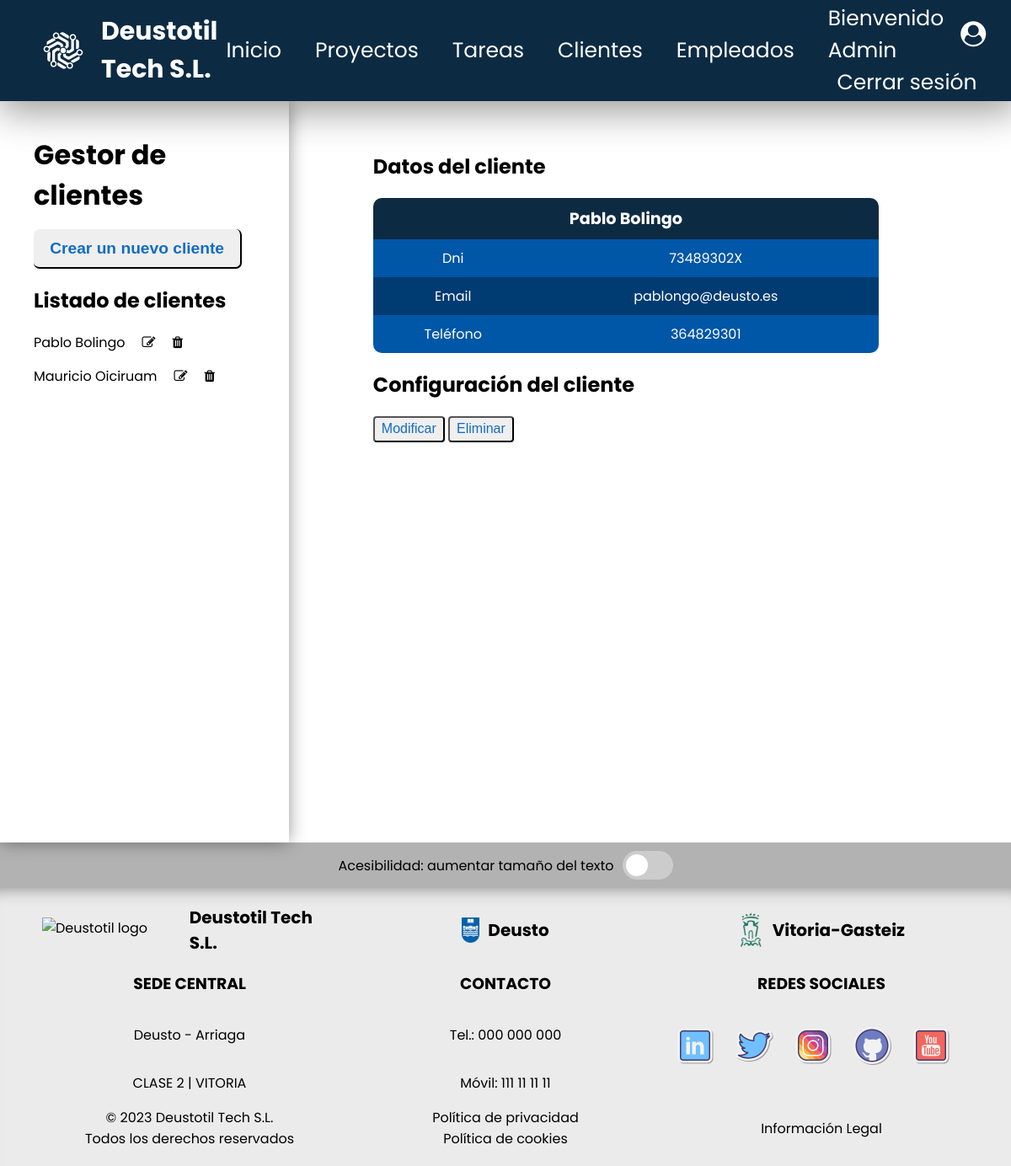
Page /appProyectos/clientes/1 (signed in) on the committed database.
### appProyectos/models.py (models this page shows, shortened)
class Cliente(models.Model):
    dni = models.CharField(max_length=9)
    nombre = models.CharField(max_length=155)
    apellido = models.CharField(max_length=155)
    email = models.EmailField(max_length=155)
    telefono = models.IntegerField()

### appProyectos/views.py (the view)
# urls.py: path('clientes/<int:pk>', views.ClienteDetailView.as_view(), name='cliente'),
class ClienteDetailView(LoginRequiredMixin, DetailView):
    model = Cliente
    def get_context_data(self, **kwargs):
        context = super().get_context_data(**kwargs)
        context['cliente_list'] = Cliente.objects.order_by('id')
        return context

### appProyectos/templates/appProyectos/cliente_detail.html (shortened to what this page needs)
{% extends "appProyectos/cliente_list.html" %}
{% block vista %}
    <h2>Datos del cliente</h2>
    {% if cliente %}
        <table>
            <thead>
                <tr>
                    <th colspan="2">{{ cliente.nombre }} {{ cliente.apellido }}</th>
                </tr>
            </thead>
            <tbody>
                <tr>
                    <td>Dni</td>
                    <td>{{ cliente.dni }}</td>
                </tr>
                <tr>
                    <td>Email</td>
                    <td>{{ cliente.email }}</td>
                </tr>
                <tr>
                    <td>Teléfono</td>
                    <td>{{ cliente.telefono }}</td>
                </tr>
            </tbody>
        </table>
        <h2>Configuración del cliente</h2>
        <a href="{% url 'modificar cliente' cliente.id %}" class="button">
            <input class="button-small" type="button" value="Modificar">
        </a>
        <a href="{% url 'borrar cliente' cliente.id %}" class="button">
            <input class="button-small" type="button" value="Eliminar">
        </a>
    {% else %}
        <p>No existe este cliente.</p>
    {% endif %}
{% endblock vista %}

### appProyectos/templates/appProyectos/cliente_list.html (shortened to what this page needs)
{% extends "base.html" %}
{% block contenido %}
<div id="container-main">
    <aside>
        <div>
            <h1>Gestor de clientes</h1>
        </div>
        <div>
            <a href="{% url 'registrar cliente' %}" class="button">
                <input class="button-big" type="button" value="Crear un nuevo cliente">
            </a>
        </div>
        <div>
            <h2>Listado de clientes</h2>
            <nav>
            {% if cliente_list %}
            {% for c in cliente_list %}
            <div>
                <a href="{% url 'cliente' c.id %}">{{ c.nombre }} {{ c.apellido }}</a>
                <a href="{% url 'modificar cliente' c.id %}">
                    <i class="fa fa-pencil-square-o" aria-hidden="true"></i>
                </a>
                <a href="{% url 'borrar cliente' c.id %}">
                    <i class="fa fa-trash" aria-hidden="true"></i>
                </a>
            </div>
            {% endfor %}
            {% else %}
            <p>No hay clientes creados.</p>
            {% endif %}
            </nav>
        </div>
    </aside>
    <section>
        {% block vista %}{% endblock vista %}
    </section>
</div>
{% endblock contenido %}

### appProyectos/templates/base.html (shortened to what this page needs)
{% load static %}
<!DOCTYPE html>
<html lang="es">
<head>
    <link rel="stylesheet" href="{% static 'css/styles.css' %}?v=3.1">
    <link rel="stylesheet" href="https://cdnjs.cloudflare.com/ajax/libs/font-awesome/4.7.0/css/font-awesome.min.css">
</head>
<body>
    <header id="header-principal">
        <div>
            <a href="{% url 'index' 0 %}">
                <img src="{% static 'images/logo-white.png' %}" alt="Deustotil logo blue" />
                <span>Deustotil Tech S.L.</span>
            </a>
        </div>
        <nav>
            <ul>
                {% if request.user.is_authenticated %}
                <li>
                    <a href="{% url 'index' 0 %}">Inicio</a>
                </li>
                <li>
                    <a href="{% url 'index proyectos' %}">Proyectos</a>
                </li>
                <li>
                    <a href="{% url 'index tareas' %}">Tareas</a>
                </li>
                <li>
                    <a href="{% url 'index clientes' %}">Clientes</a>
                </li>
                <li>
                    <a href="{% url 'index empleados' %}">Empleados</a>
                </li>
                <div id="header-cuenta">
                <li>
                    <a href="{% url 'user' %}">Bienvenido {{ request.user | title }} <span><i class="fa fa-user-circle" aria-hidden="true"></i></span></a>
                </li>
                <li>
                    <a href="{% url 'logout' %}" class="btn btn-outline">Cerrar sesión</a>
                </li>
                </div>
	            {% endif %}
            </ul>
        </nav>
    </header>
    <main>
        {% block contenido %}
        {% endblock contenido %}
        <div id="accessibility-panel">
            <label for="switch-accessibility">Acesibilidad: aumentar tamaño del texto</label>
            <label class="switch">
                <span class="slider"></span>
            </label>
        </div>
    </main>
    <footer id="footer-principal">
        <div class="container-footer">
            <div class="item1-footer">
                <img src="{% static 'images/logo.png' %}" alt="Deustotil logo white">
                <span>Deustotil Tech S.L.</span>
            </div>
            <div class="item1-footer">
                <img src="{% static 'images/deusto-logo.png' %}" alt="Deusto logo">
                <span>Deusto</span>
            </div>
            <div class="item1-footer">
                <img id="logo-img-footer" src="{% static 'images/vitoria-logo.png' %}" alt="Vitoria-Gasteiz">
                <span >Vitoria-Gasteiz</span>
            </div>
        </div>
        <div class="container-footer">
            <div class="item2-footer">
                <h3>SEDE CENTRAL</h3>
                <p>Deusto - Arriaga</p>
                <p>CLASE 2 | VITORIA</p>
            </div>
            <div class="item2-footer">
                <h3>CONTACTO</h3>
                <a class="link-block" href="tel:000 000 000">
                    <p>Tel.: 000 000 000</p>
                </a>
                <a class="link-block" href="tel:111 111 111">
                    <p>Móvil: 111 11 11 11</p>
                </a>
            </div>
            <div class="item2-footer">
                <h3>REDES SOCIALES</h3>
                <div>
                    <ul>
                        <li>
                            <a href="">
                                <img src="{% static 'images/linkedin-logo.png' %}" alt="logo linkedin">
                            </a>
                        </li>
                        <li>
                            <a href="">
                                <img src="{% static 'images/twitter-logo.png' %}" alt="logo twitter">
                            </a>
                        </li>
                        <li>
                            <a href="">
                                <img src="{% static 'images/instagram-logo.png' %}" alt="logo instagram">
                            </a>
                        </li>
                        <li>
                            <a href="https://github.com/MauricioTS15/proyectoColaborativo">
                                <img src="{% static 'images/github-logo.png' %}" alt="logo github">
                            </a>
                        </li>
                        <li>
                            <a href="">
                                <img src="{% static 'images/youtube-logo.png' %}" alt="logo youtube">
                            </a>
                        </li>
                    </ul>
                </div>
            </div>
        </div>
        <div class="container-footer">
            <div class="item3-footer">
                <span>© 2023 Deustotil Tech S.L.</span>
                <span>Todos los derechos reservados</span>
            </div>
            <div class="item3-footer">
                <a class="link-block" href="">
                    <span>Política de privacidad</span>
                </a>
                <a class="link-block" href="">
                    <span>Política de cookies</span>
                </a>
            </div>
            <div class="item3-footer">
                <a class="link-block" href="">
                    <span>Información Legal</span>
                </a>
            </div>
        </div>
    </footer>
</body>
</html>

### appProyectos/static/css/styles.css (style rules this page uses)
#header-principal { position: fixed; background-color: #0C2B43; display: flex; width: 100%; justify-content: space-between; height: 120px; align-items: center; box-shadow: 4px 7px 45px 5px rgba(0, 0, 0, 0.4); }
#header-principal div { display: flex; align-items: center; }
#header-principal div a { display: flex; align-items: center; text-decoration: none; }
#header-principal div a img { display: flex; align-items: center; margin-left: 50px; height: 50px; }
#header-principal div a span { font-size: 30px; color: white; font-weight: bold; margin-left: 20px; }
#header-principal nav { font-size: 25px; cursor: pointer; margin-right: 50px; }
#header-principal nav ul { display: flex; list-style: none; align-items: center; }
#header-principal nav ul li { margin: 0 20px; }
#header-principal nav ul li a { color: white; text-decoration: none; }
#header-cuenta { display: flex; flex-direction: column; }
#footer-principal { background-color: rgb(235, 235, 235); margin: 0; width: 100%; box-shadow: 0 20px 20px -20px rgba(0, 0, 0, 0.45) inset; padding-top: 20px; padding-bottom: 20px; }
.container-footer { display: flex; justify-content: space-between; margin-left: 50px; margin-right: 50px; }
.item1-footer { display: flex; align-items: center; justify-content: center; width: 350px; }
.item1-footer img { height: 30px; }
.item1-footer span { font-size: 20px; font-weight: bold; margin-left: 10px; }
#logo-img-footer { height: 60px; }
.item2-footer { display: flex; flex-direction: column; align-items: center; width: 350px; }
.item2-footer ul { display: flex; padding-left: 0; }
.item2-footer ul li { display: flex; margin-right: 20px; }
.item2-footer ul li img { width: 50px; transition: transform .1s; }
.item3-footer { display: flex; width: 350px; flex-direction: column; justify-content: center; align-items: center; }
.link-block { text-decoration: none; color: black; }
body { font-family: 'Poppins', sans-serif; margin: 0 auto; }
main { padding-top: 120px; }
img { max-width: 100%; }
h1 { margin: 0 auto; }
.button { text-decoration: none; }
.button-big { border-radius: 7px; border-top: none; border-left: none; padding: 0.6em 1em; font-size: larger; font-weight: bold; color: rgb(17, 108, 194); transition: transform .1s; }
.button-small { border-radius: 4px; padding: 0.3em 0.5em; font-size: medium; color: rgb(17, 108, 194); transition: transform .1s; }
#container-main { display: flex; }
#container-main aside { padding: 40px; width: 28%; height: 100vh; box-shadow: 0px 0px 20px -1px rgba(0, 0, 0, 0.45); }
#container-main aside h1 { font-size: 2em; margin-bottom: 0.5em; }
#container-main aside nav div { display: flex; flex-direction: row; }
#container-main aside nav div a { display: flex; text-decoration: none; color: black; margin-bottom: 15px; margin-right: 10px; }
#container-main aside nav div i { display: flex; align-items: center; margin-left: 10px; background-color: white; }
#container-main section { padding: 40px 100px; width: 70%; }
#accessibility-panel { background-color: rgb(178 178 178); padding: 10px; display: flex; justify-content: center; align-items: center; gap: 10px; }
.switch { position: relative; display: inline-block; width: 60px; height: 34px; }
.slider { position: absolute; cursor: pointer; top: 0; left: 0; right: 0; bottom: 0; background-color: #ccc; -webkit-transition: .4s; transition: .4s; border-radius: 34px; }
.slider:before { position: absolute; content: ""; height: 26px; width: 26px; left: 4px; bottom: 4px; background-color: white; -webkit-transition: .4s; transition: .4s; border-radius: 50%; }
table { color: white; text-align: center; border-collapse: collapse; border-radius: 10px; overflow: hidden; margin-bottom: 10px; width: 50vw; }
table td, th { padding: 10px; }
table thead { background-color: rgb(12, 43, 67); font-size: larger; }
table tbody tr:nth-child(odd) { background-color: rgb(0, 86, 167); }
table tbody tr:nth-child(even) { background-color: rgb(0, 59, 114); }

### rows in the picture
Cliente: nombre "Pablo", apellido "Bolingo", dni "73489302X", email "pablongo@deusto.es", telefono "364829301"
Cliente: nombre "Mauricio", apellido "Oiciruam"

### other values in the picture
{{ request.user | title }} "Admin"
